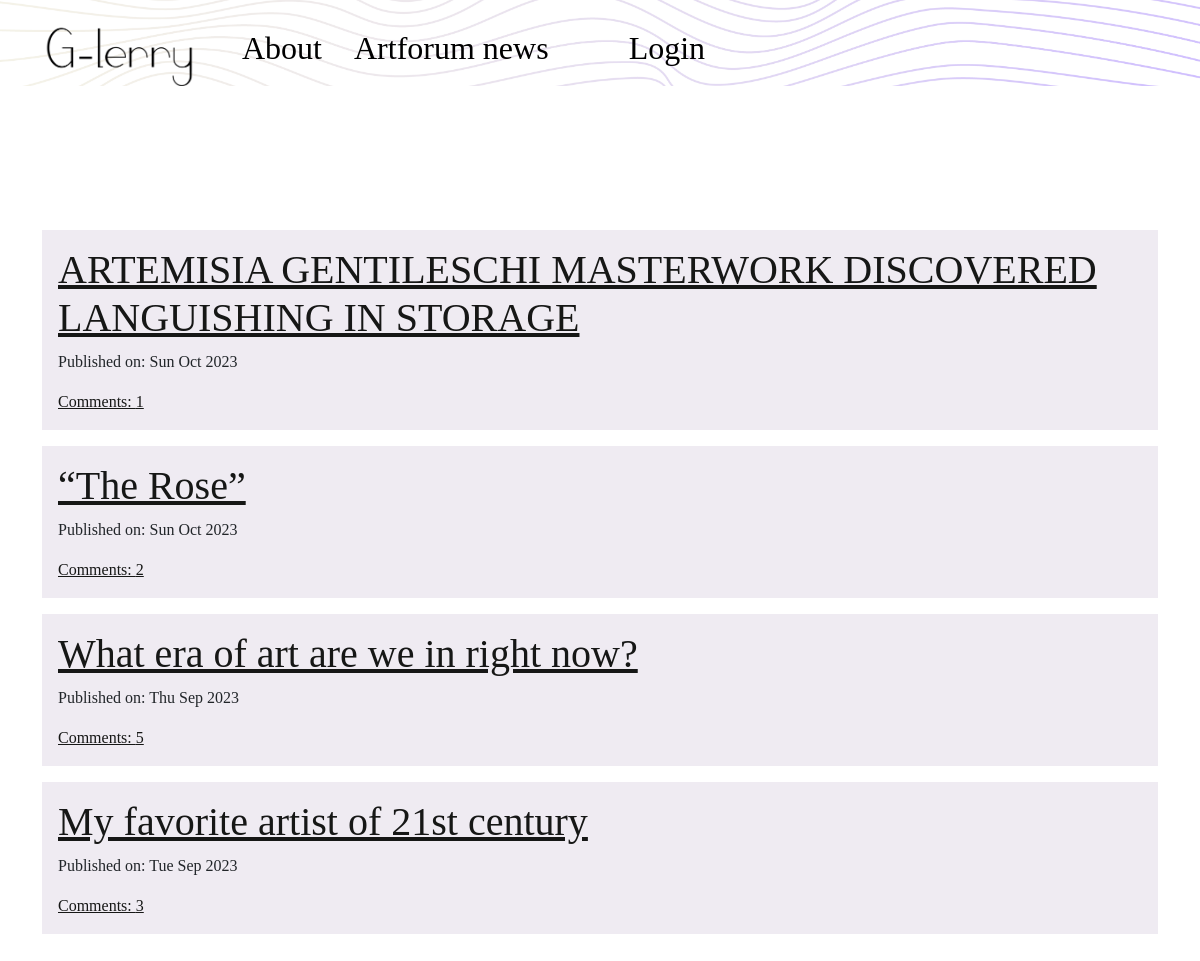
The page / on the database its author committed.
### blog/models.py (models this page shows, shortened)
class Post(models.Model):
    author = models.ForeignKey('auth.User', on_delete=models.CASCADE)
    title = models.CharField(max_length=200)
    text = RichTextField(blank=True, null=True)
    create_date = models.DateTimeField(default=timezone.now)
    published_date = models.DateTimeField(blank=True, null=True)
    def approve_comments(self):
        return self.comments.filter(approved_comment=True)
    """
        The primary key patches to self.pk, after i create post, and i hit publication,
        go to post detail of the primary key of post i just created

    """

### blog/views.py (the view)
# urls.py: path('', views.PostListView.as_view(), name='post_list'),
class PostListView(ListView):
    model = Post
    def get_queryset(self):
        return Post.objects.filter(published_date__lte=timezone.now()).order_by('-published_date')
    """

    with get query set - set SQL query in model.
    Grab post model.all objects and filter them based on condition.
    --lte=less than or equal to current tiem and order them based by curent date (the dash means DESC order

    """

### blog/templates/blog/post_list.html
{% extends "blog/base.html" %}
{% block content %}
<div class="centerstage">
    {% for post in post_list %}
    <div class="post">
        <h1><a class="post-list-content" href="{% url 'post_detail' pk=post.pk %}">{{ post.title }}</a></h1>
        <div>
            <p>Published on: {{ post.published_date|date:"D M Y" }}</p>
        </div>
    <a class="post-list-content" href="{% url 'post_detail' pk=post.pk %}">Comments: {{ post.approve_comments.count }}</a>
    </div>
    {% endfor %}
</div>
{% endblock %}

### blog/static/css/blog.css (style rules this page uses)
* { font-family: 'Playfair Display', serif; }
.post-list-content { color: #161716; }
.post { background-color: #efebf2; padding: 1rem; margin: 1rem 0; }

### rows shown on the page
Post: title "ARTEMISIA GENTILESCHI MASTERWORK DISCOVERED LANGUISHING IN STORAGE", published_date "Sun Oct 2023", approve_comments.count "1"
Post: title "“The Rose”", published_date "Sun Oct 2023", approve_comments.count "2"
Post: title "What era of art are we in right now?", published_date "Thu Sep 2023", approve_comments.count "5"
Post: title "My favorite artist of 21st century", published_date "Tue Sep 2023", approve_comments.count "3"
